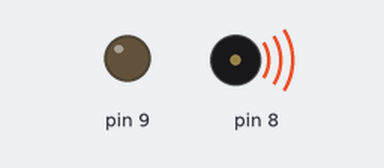
A sketch run on a simulated Arduino Uno, built with avr-gcc and run on an emulated ATmega328P. Shown: output pins drawn as LEDs (lit = HIGH), buzzer (waves = sounding).

Above: at 0.05 s.
At 4.15 s:
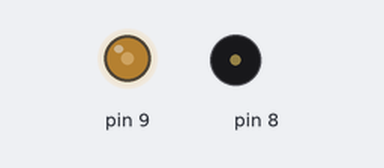
At 6.2 s:
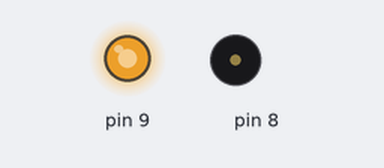
At 8.3 s:
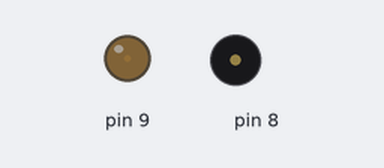
Timing chart, 0 to 10.8 s (numbered marks = the images above):
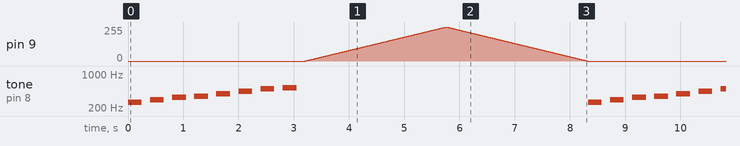

Measured:
- by itself, tone on pin 8: repeats every 8.3 s: silent 0.15 s, 294 Hz 0.25 s, silent 0.15 s, 330 Hz 0.25 s, silent 0.15 s, 349 Hz 0.25 s, silent 0.15 s, 392 Hz 0.25 s, silent 0.15 s, 440 Hz 0.25 s, silent 0.15 s, 494 Hz 0.25 s, silent 0.15 s, 523 Hz 0.25 s, silent 5.3 s, 262 Hz 0.25 s

The sketch:

melody.ino
```cpp
int melody[] = {262, 294, 330, 349, 392, 440, 494, 523};

void setup() {
}

void loop() {
 int i;
 for(i=0; i<=7; i++) {
  tone(8, melody[i], 250);
  delay(400);
  noTone(8);
 }

 int j;
 for(j=0;  j<256; j++) {
  analogWrite(9, j);
  delay(10);
 }
 for(j=255; j>=0; j--) {
  analogWrite(9, j);
  delay(10);
 }
}
```
